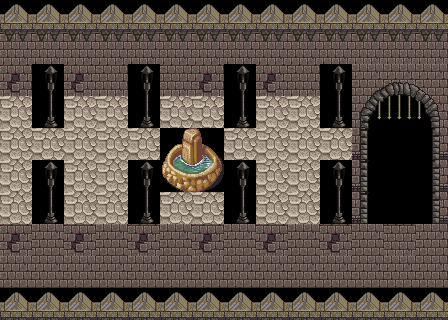

A 2D game scene composited from a Tiled map and its tileset images. What follows is a short description and the map's XML, with every tile layer's data as written:
An orthogonal 14x10 tile map with 32x32 px tiles, 1 tile layer (Tile Layer 1), 3 tilesets.

<map version="1.0" orientation="orthogonal" renderorder="right-down" width="14" height="10" tilewidth="32" tileheight="32" nextobjectid="1">
 <tileset firstgid="1" name="Castle2" tilewidth="32" tileheight="32" tilecount="256" columns="16">
  <image source="adventure-pics/Castle2.png" width="512" height="512" />
 </tileset>
 <tileset firstgid="257" name="big-jungle-tree" tilewidth="32" tileheight="32" tilecount="6" columns="2">
  <image source="adventure-pics/big-jungle-tree.png" width="64" height="96" />
 </tileset>
 <tileset firstgid="263" name="ArtistInfo" tilewidth="32" tileheight="32" tilecount="961" columns="31">
  <image source="adventure-pics/ArtistInfo.png" width="1000" height="1000" />
 </tileset>
 <layer name="Tile Layer 1" width="14" height="10">
  <data encoding="csv">
33,33,33,33,33,33,33,33,33,33,33,33,33,33,
50,50,50,50,50,50,50,50,50,50,50,50,50,50,
49,192,49,66,192,66,49,192,49,66,192,62,63,64,
711,224,711,711,224,711,711,224,711,710,224,78,79,80,
710,710,710,710,710,202,203,710,710,710,710,94,85,96,
710,192,710,710,192,218,219,192,710,710,192,94,95,96,
710,224,710,710,224,710,710,224,710,710,224,94,85,96,
49,88,49,88,49,88,49,88,49,88,49,88,65,88,
88,88,88,88,88,88,88,88,88,88,88,88,88,88,
34,34,34,34,34,34,34,34,34,34,34,34,34,34
</data>
 </layer>
</map>
